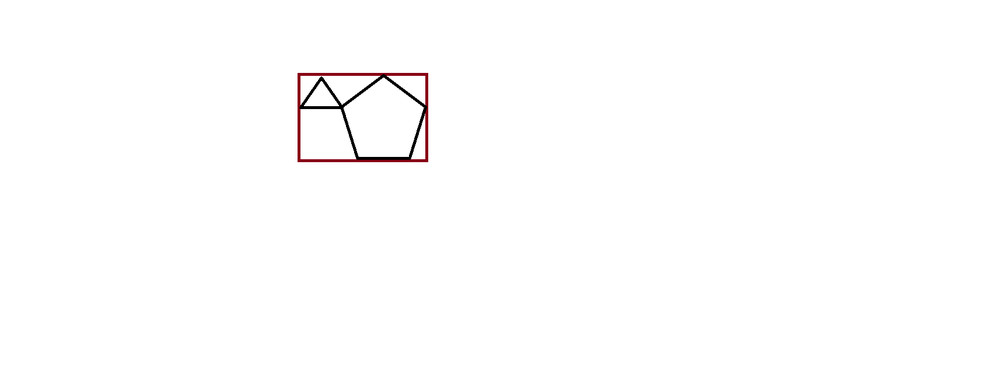
#> input picture ödev3kenartespiti/kenartespit.png, 1000 x 378 px, shrunk from 1714 x 648 before the run
$ python main.py
#> lines starting #> are read from the running program, lines starting #| are printed output that depends on the picture
import numpy as np
import cv2
from matplotlib import pyplot as plt

class EdgeDetector:
    def __init__(self):
        # Yatay ve dikey kenar tespiti için filtreler
        self.horizontal_filter = np.array([[-1, 1]])
        self.vertical_filter = np.array([[-1], [1]])

    def apply_filters(self, gray_image):
        # Filtreleri uygulayıp sonuçları topluyoruz
        horizontal_edges = cv2.filter2D(gray_image, -1, self.horizontal_filter)
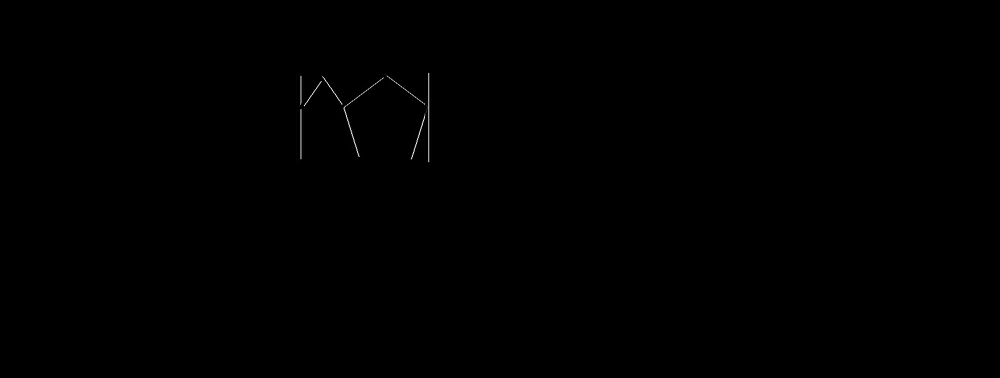
#> horizontal_edges: shape (378, 1000); min 0, max 247, mean 0.2
        vertical_edges = cv2.filter2D(gray_image, -1, self.vertical_filter)
        return horizontal_edges + vertical_edges

#PNG dosyasını oku ve gri tonlamaya çevir
image_path = "kenartespit.png"
gray_image = cv2.imread(image_path, cv2.IMREAD_GRAYSCALE)

# Kenar tespiti yap
edge_detector = EdgeDetector()
edges = edge_detector.apply_filters(gray_image)

# Sonucu görselleştir
plt.imshow(edges, cmap='gray')
plt.title("Kenar Tespit Sonucu")
plt.axis("off")
plt.show()
